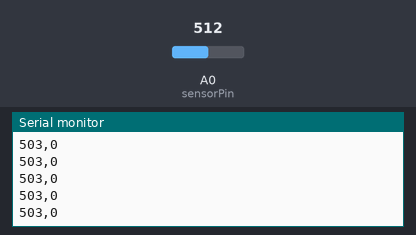
A sketch run on a simulated Arduino Uno, built with avr-gcc and run on an emulated ATmega328P. On the bench: the last lines printed to the serial monitor. The test bench sets the inputs (shaded band); at power-on: A0 (sensorPin) = 512.

Above: at 4.2 s.
4.3 s: A0 (sensorPin) set to 974
At 5.0 s:
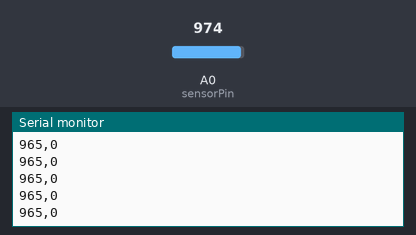
5.8 s: A0 (sensorPin) set to 952
At 6.4 s:
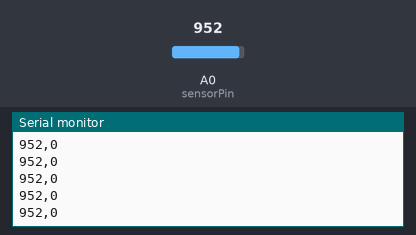
Timing chart, 0 to 8.8 s (numbered marks = the images above; inputs shaded):
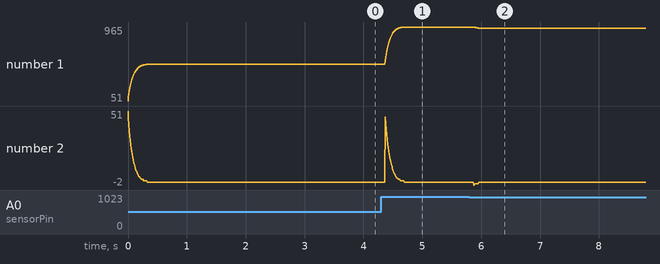

Measured:
- after the input at 4.3 s, the serial monitor: prints a new line after 0.07 s (image 1)
- after the input at 5.8 s, the serial monitor: prints a new line after 0.07 s (image 2)
- plotted number 1: 503 → 965 after the input at 4.3 s

The sketch:

Lantern.ino
```cpp
// reading an analog input and doing smoothing of the data
// also does some basic analysis to dertmin if the sensor values are rising or falling

const int sensorPin = A0;

int rawValue = 0;
int smoothValue = 0;
int lastSmoothValue = 0;

float weight = 0.1; // smoothing factor

void setup() {
  Serial.begin(9600);
}

void loop() {
  rawValue = analogRead(sensorPin);

  // Exponential smoothing
  smoothValue = weight * rawValue + (1 - weight) * lastSmoothValue;

  int delta = smoothValue - lastSmoothValue;

  // Send: smoothed value + change direction
  Serial.print(smoothValue);
  Serial.print(",");
  Serial.println(delta);

  lastSmoothValue = smoothValue;
  delay(2);
}
```
